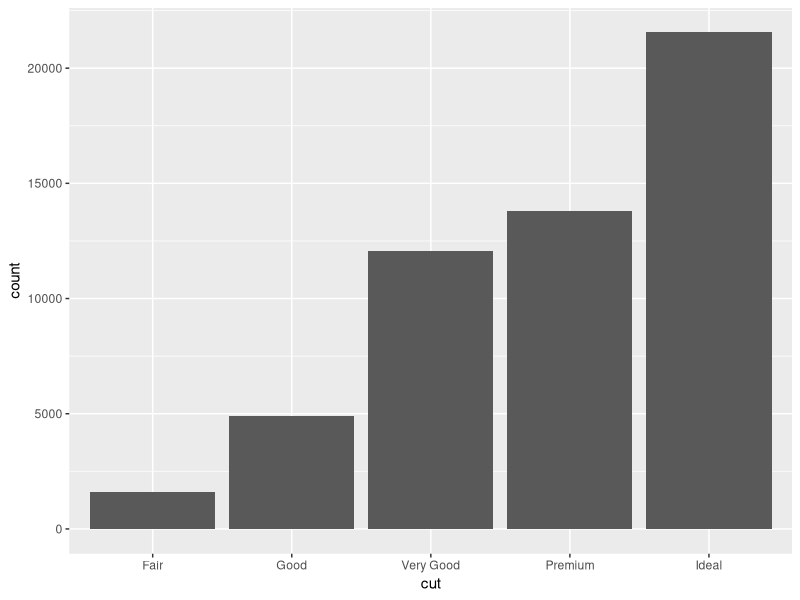
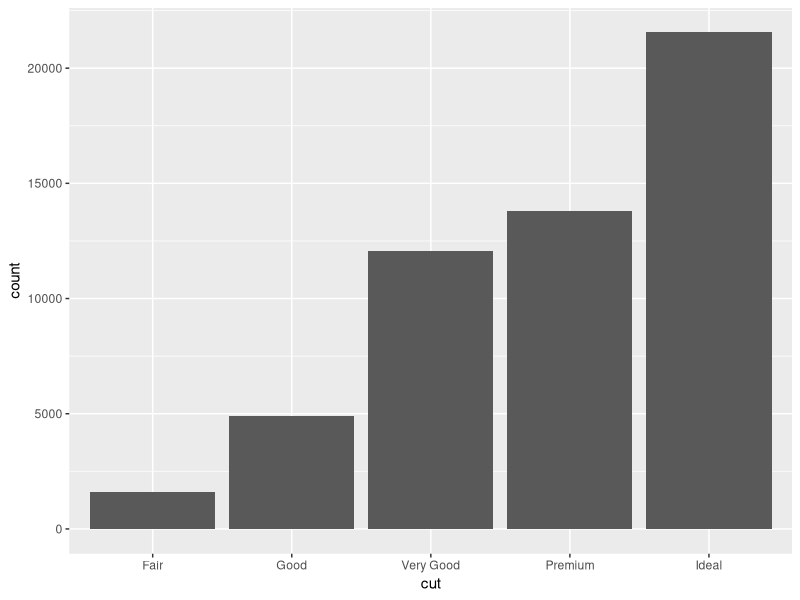
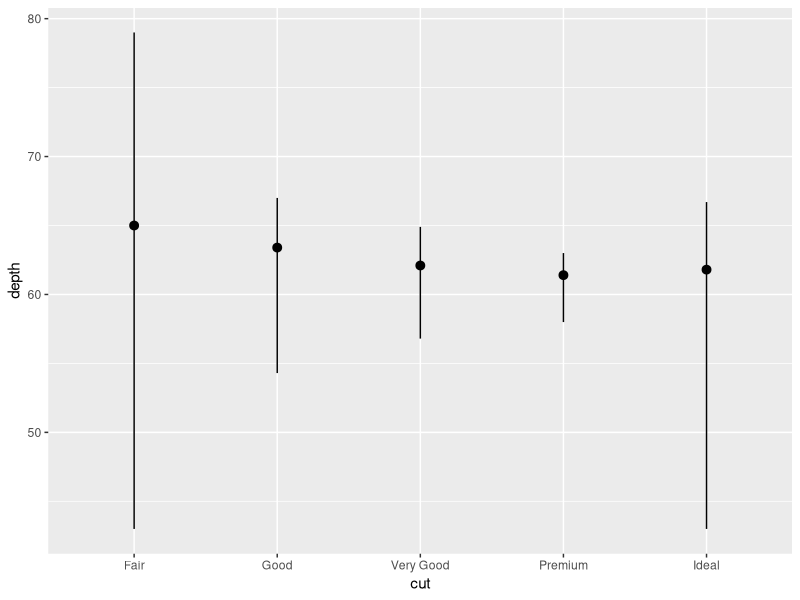
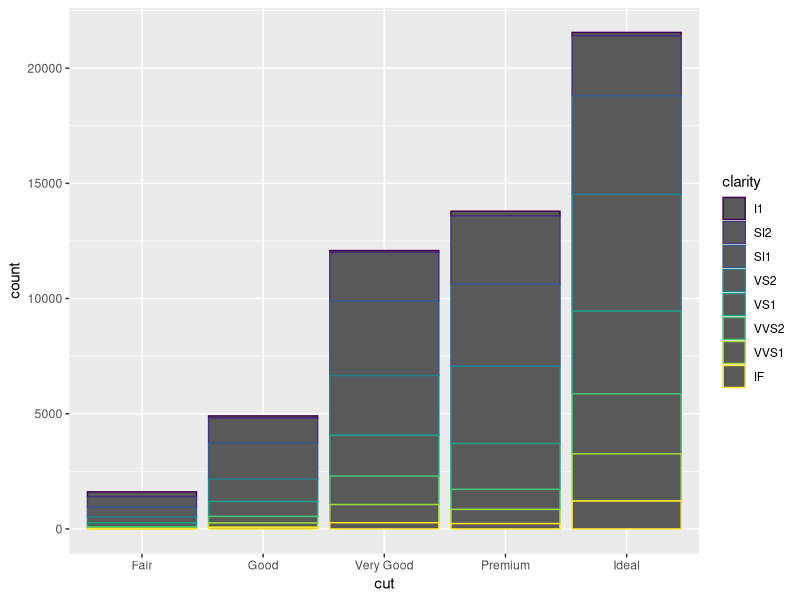
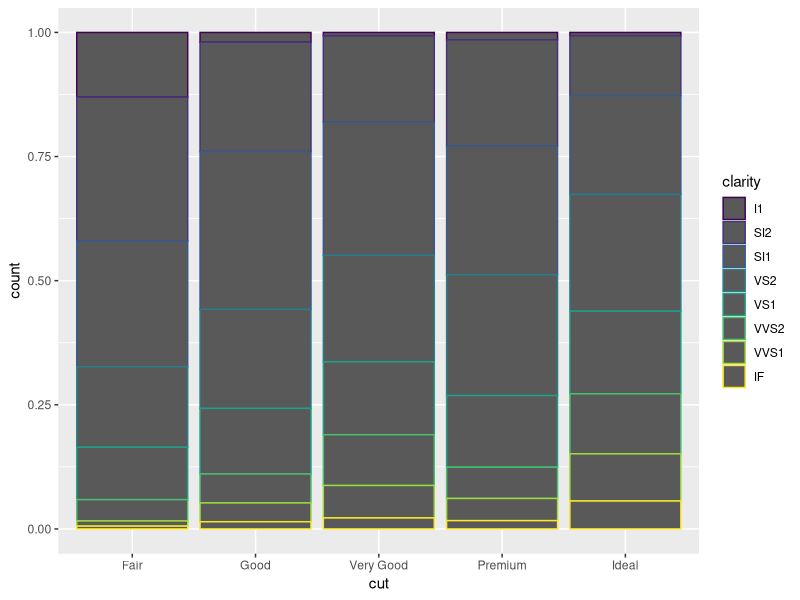
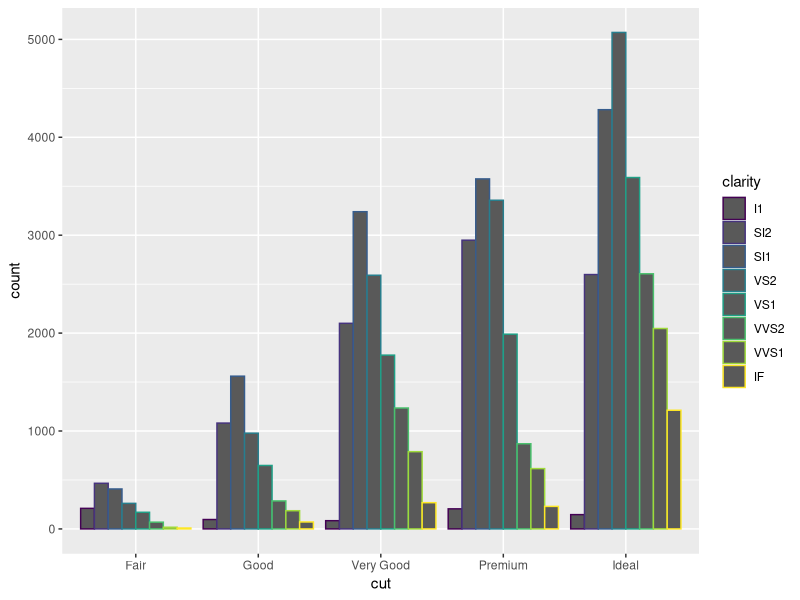
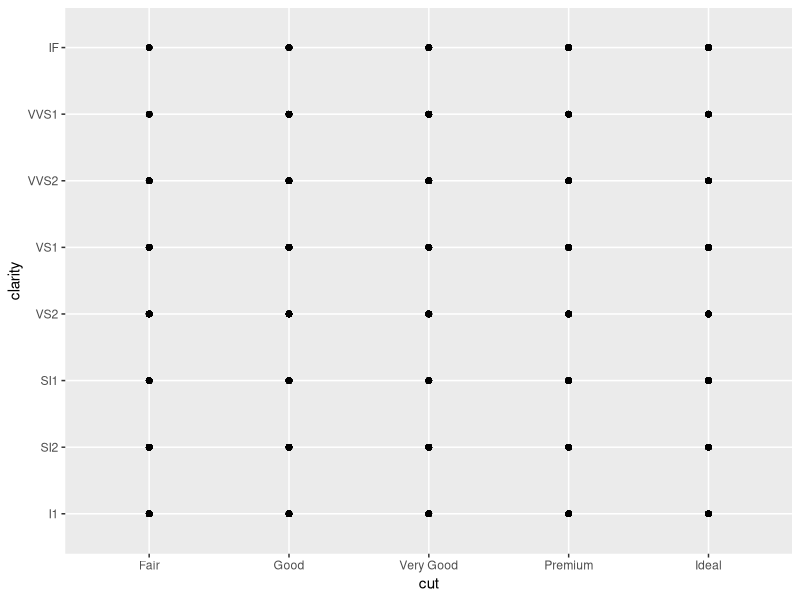
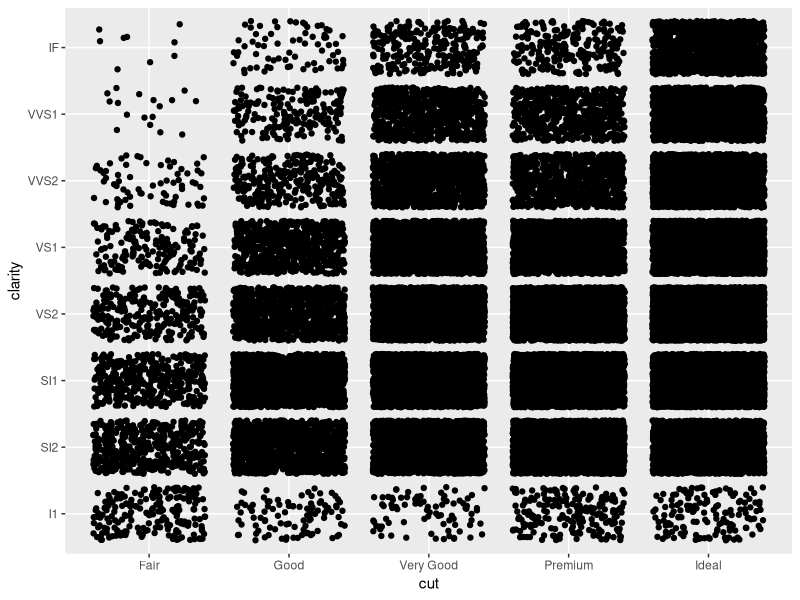

Reproduce these figures in R, in order.
# Exercise 2: More ggplot2 Grammar

# Install and load `ggplot2`
# install.packages("ggplot2") # if needed
library(ggplot2)

# For this exercise you will again be working with the `diamonds` data set.
# Use `?diamonds` to review details about this data set



## Statistical Transformations

# Draw a bar chart of the diamonds data, organized by cut
# The height of each bar is based on the "count" (number) of diamonds with that cut
ggplot(diamonds)+geom_bar(mapping = aes(cut))

# Use the `stat_count` to apply the statistical transformation "count" to the diamonds
# by cut. You do not need a separate geometry layer!

ggplot(diamonds)+stat_count(mapping = aes(cut))

# Use the `stat_summary` function to draw a chart with a summary layer.
# Map the x-position to diamond `cut`, and the y-position to diamond `depth`
# Bonus: use `min` as the function ymin, `max` as the function ymax, and `median` as the function y
ggplot(diamonds)+stat_summary(mapping = aes(cut,depth),fun.ymin=min,fun.ymax = max, fun.y = median)


## Position Adjustments

# Draw a bar chart of diamond data organized by cut, with each bar filled by clarity.
# You should see a _stacked_ bar chart.
ggplot(diamonds)+geom_bar(aes(cut,color=clarity))

# Draw the same chart again, but with each element positioned to "fill" the y axis
ggplot(diamonds)+geom_bar(aes(cut,color=clarity),position = "fill")


# Draw the same chart again, but with each element positioned to "dodge" each other
ggplot(diamonds)+geom_bar(aes(cut,color=clarity),position = "dodge")


# Draw a plot with point geometry with the x-position mapped to `cut` and the y-position mapped to `clarity`
# This creates a "grid" grouping the points
ggplot(diamonds)+geom_point(mapping=aes(x=cut,y=clarity))

# Use the "jitter" position adjustment to keep the points from all overlapping!
# (This works a little better with a sample of diamond data, such as from the previous exercise).

ggplot(diamonds)+geom_point(mapping=aes(x=cut,y=clarity),position = "jitter")


## Scales

# Draw a "boxplot" (with `geom_boxplot()`) for the diamond's price (y) by color (x)
ggplot(diamonds)+geom_boxplot(aes(color,price))

# This has a lot of outliers, making it harder to read. To fix this, draw the same plot but
# with a _logarithmic_ scale for the y axis.
ggplot(diamonds)+geom_boxplot(aes(color,price))+scale_y_log10()


# For another version, draw the same plot but with `violin` geometry instead of `boxplot` geometry!
# How does the logarithmic scale change the data presentation?
ggplot(diamonds)+geom_violin(aes(color,price))+scale_y_log10()
ggplot(diamonds)+geom_violin(aes(color,price))


# Another interesting plot: draw a plot of the diamonds price (y) by carat (x), using a heatmap of 2d bins
# (geom_bin2d)
# What happens when you make the x and y channels scale logarithmically?
ggplot(diamonds)+geom_bin2d(mapping = aes(carat,price))
ggplot(diamonds)+geom_bin2d(mapping = aes(carat,price))+scale_x_log10()+scale_y_log10()

# Draw a scatter plot for the diamonds  price (y) by carat (x). Color each point by the clarity
# (Remember, this will take a while. Use a sample of the diamonds for faster results)


# Change the color of the previous plot using a ColorBrewer scale of your choice. What looks nice?



## Coordinate Systems

# Draw a bar chart with x-position and fill color BOTH mapped to cut
# For best results, SET the `width` of the geometry to be 1 (fill plot, no space between)
# You can save this to a variable for easier modifications


# Draw the same chart, but with the coordinate system flipped


# Draw the same chart, but in a polar coordinate system. Now you have a Coxcomb chart!



## Facets

# Take the scatter plot of price by carat data (colored by clarity) and add _facets_ based on
# the diamond's `color`



## Saving Plots

# Use the `ggsave()` function to save one of your plots (the most recent one generated) to disk.
# Name the output file "my-plot.png".
# Make sure you've set the working directory!!
